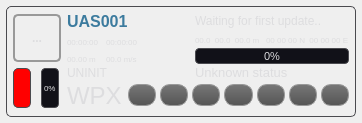
<?xml version="1.0" encoding="UTF-8"?>
<ui version="4.0">
 <class>UASView</class>
 <widget class="QWidget" name="UASView">
  <property name="geometry">
   <rect>
    <x>0</x>
    <y>0</y>
    <width>362</width>
    <height>116</height>
   </rect>
  </property>
  <property name="sizePolicy">
   <sizepolicy hsizetype="Maximum" vsizetype="Fixed">
    <horstretch>0</horstretch>
    <verstretch>0</verstretch>
   </sizepolicy>
  </property>
  <property name="minimumSize">
   <size>
    <width>0</width>
    <height>0</height>
   </size>
  </property>
  <property name="windowTitle">
   <string>Form</string>
  </property>
  <property name="styleSheet">
   <string>QWidget#colorIcon {}

QWidget {
background-color: none;
color: #DDDDDF;
border-color: #EEEEEE;
background-clip: margin;
}

QLabel#nameLabel {
	font: bold 16px;
	color: #3C7B9E;
}

QLabel#modeLabel {
	font: 12px;
}

QLabel#stateLabel {
	font: 12px;
}

QLabel#gpsLabel {
	font: 8px;
}

QLabel#positionLabel {
	font: 8px;
}

QLabel#timeElapsedLabel {
	font: 8px;
}

QLabel#groundDistanceLabel {
	font: 8px;
}

QLabel#speedLabel {
	font: 8px;
}

QLabel#timeRemainingLabel {
	font: 8px;
}

QLabel#waypointLabel {
	font: 24px;
}

QGroupBox {
	border: 1px solid #4A4A4F;
	border-radius: 5px;
	padding: 0px 0px 0px 0px;
	margin: 0px;
}

 QGroupBox::title {
     subcontrol-origin: margin;
     subcontrol-position: top center; /* position at the top center */
     margin: 0 3px 0px 3px;
     padding: 0 3px 0px 0px;
     font: bold 8px;
 }

QGroupBox#heartbeatIcon {
	background-color: red;
}

QToolButton {
	font-weight: bold;
	font-size: 12px;
	border: 1px solid #999999;
	border-radius: 5px;
	min-width:44px;
	max-width: 44px;
	min-height: 44px;
	max-height: 44px;
	padding: 0px;
	background-color: none;
}

QToolButton#typeButton {
	font-weight: bold;
	font-size: 12px;
	border: 2px solid #999999;
	border-radius: 5px;
	min-width:44px;
	max-width: 44px;
	min-height: 44px;
	max-height: 44px;
	padding: 0px;
	background-color: none;
}

QPushButton {
	font-weight: bold;
	font-size: 12px;
	border: 1px solid #999999;
	border-radius: 10px;
	min-width:12px;
	max-width: 40px;
	min-height: 16px;
	max-height: 16px;
	padding: 2px;
	background-color: qlineargradient(x1: 0, y1: 0, x2: 0, y2: 1, stop: 0 #777777, stop: 1 #555555);
}

QPushButton:pressed {
	background-color: qlineargradient(x1: 0, y1: 0, x2: 0, y2: 1, stop: 0 #444444, stop: 1 #555555);
}

QPushButton#abortButton {
	background: qlineargradient(x1:0, y1:0, x2:0, y2:1,
                             stop:0 #ffee01, stop:1 #ae8f00);
}

QPushButton:pressed#abortButton {
	background: qlineargradient(x1:0, y1:0, x2:0, y2:1,
                             stop:0 #bbaa00, stop:1 #a05b00);
}

QPushButton#killButton {
	background: qlineargradient(x1:0, y1:0, x2:0, y2:1,
                             stop:0 #ffb917, stop:1 #b37300);
}

QPushButton:pressed#killButton {
	background: qlineargradient(x1:0, y1:0, x2:0, y2:1,
                             stop:0 #bb8500, stop:1 #903000);
}


QProgressBar {
	border: 1px solid #4A4A4F;
	border-radius: 4px;
	text-align: center;
	padding: 2px;
	color: #DDDDDF;
	background-color: #111118;
}

QProgressBar:horizontal {
	height: 10px;
}

QProgressBar QLabel {
	font-size: 8px;
}

QProgressBar:vertical {
	width: 12px;
}

QProgressBar::chunk {
	background-color: #656565;
}

QProgressBar::chunk#batteryBar {
	background-color: green;
}

QProgressBar::chunk#speedBar {
	background-color: yellow;
}

QProgressBar::chunk#thrustBar {
	background-color: orange;
}</string>
  </property>
  <layout class="QHBoxLayout" name="horizontalLayout_2">
   <property name="margin">
    <number>6</number>
   </property>
   <item>
    <widget class="QGroupBox" name="groupBox">
     <property name="sizePolicy">
      <sizepolicy hsizetype="Maximum" vsizetype="Fixed">
       <horstretch>0</horstretch>
       <verstretch>0</verstretch>
      </sizepolicy>
     </property>
     <property name="minimumSize">
      <size>
       <width>350</width>
       <height>0</height>
      </size>
     </property>
     <property name="title">
      <string/>
     </property>
     <layout class="QGridLayout" name="gridLayout">
      <property name="horizontalSpacing">
       <number>6</number>
      </property>
      <property name="verticalSpacing">
       <number>2</number>
      </property>
      <property name="margin">
       <number>6</number>
      </property>
      <item row="0" column="0" rowspan="5" colspan="2">
       <widget class="QToolButton" name="typeButton">
        <property name="minimumSize">
         <size>
          <width>48</width>
          <height>48</height>
         </size>
        </property>
        <property name="maximumSize">
         <size>
          <width>48</width>
          <height>48</height>
         </size>
        </property>
        <property name="baseSize">
         <size>
          <width>30</width>
          <height>30</height>
         </size>
        </property>
        <property name="text">
         <string>...</string>
        </property>
        <property name="icon">
         <iconset resource="../../mavground.qrc">
          <normaloff>:/images/mavs/unknown.svg</normaloff>:/images/mavs/unknown.svg</iconset>
        </property>
        <property name="iconSize">
         <size>
          <width>42</width>
          <height>42</height>
         </size>
        </property>
       </widget>
      </item>
      <item row="0" column="2" rowspan="8">
       <spacer name="horizontalSpacer_2">
        <property name="orientation">
         <enum>Qt::Horizontal</enum>
        </property>
        <property name="sizeHint" stdset="0">
         <size>
          <width>6</width>
          <height>88</height>
         </size>
        </property>
       </spacer>
      </item>
      <item row="0" column="3" colspan="3">
       <widget class="QLabel" name="nameLabel">
        <property name="maximumSize">
         <size>
          <width>16777215</width>
          <height>16</height>
         </size>
        </property>
        <property name="font">
         <font>
          <pointsize>-1</pointsize>
          <weight>75</weight>
          <italic>false</italic>
          <bold>true</bold>
         </font>
        </property>
        <property name="text">
         <string>UAS001</string>
        </property>
       </widget>
      </item>
      <item row="0" column="6" colspan="2">
       <widget class="QLabel" name="modeLabel">
        <property name="maximumSize">
         <size>
          <width>16777215</width>
          <height>16</height>
         </size>
        </property>
        <property name="font">
         <font>
          <pointsize>-1</pointsize>
          <weight>50</weight>
          <italic>false</italic>
          <bold>false</bold>
         </font>
        </property>
        <property name="text">
         <string>Waiting for first update..</string>
        </property>
       </widget>
      </item>
      <item row="1" column="3" rowspan="3">
       <widget class="QLabel" name="timeRemainingLabel">
        <property name="font">
         <font>
          <pointsize>-1</pointsize>
          <weight>50</weight>
          <italic>false</italic>
          <bold>false</bold>
         </font>
        </property>
        <property name="text">
         <string>00:00:00</string>
        </property>
       </widget>
      </item>
      <item row="1" column="4" rowspan="3" colspan="2">
       <widget class="QLabel" name="timeElapsedLabel">
        <property name="font">
         <font>
          <pointsize>-1</pointsize>
          <weight>50</weight>
          <italic>false</italic>
          <bold>false</bold>
         </font>
        </property>
        <property name="text">
         <string>00:00:00</string>
        </property>
       </widget>
      </item>
      <item row="3" column="6" rowspan="2" colspan="2">
       <widget class="QProgressBar" name="thrustBar">
        <property name="font">
         <font>
          <pointsize>8</pointsize>
         </font>
        </property>
        <property name="value">
         <number>0</number>
        </property>
       </widget>
      </item>
      <item row="4" column="3">
       <widget class="QLabel" name="groundDistanceLabel">
        <property name="font">
         <font>
          <pointsize>-1</pointsize>
          <weight>50</weight>
          <italic>false</italic>
          <bold>false</bold>
         </font>
        </property>
        <property name="text">
         <string>00.00 m</string>
        </property>
       </widget>
      </item>
      <item row="4" column="4" colspan="2">
       <widget class="QLabel" name="speedLabel">
        <property name="font">
         <font>
          <pointsize>-1</pointsize>
          <weight>50</weight>
          <italic>false</italic>
          <bold>false</bold>
         </font>
        </property>
        <property name="text">
         <string>00.0 m/s</string>
        </property>
       </widget>
      </item>
      <item row="5" column="0" rowspan="3">
       <widget class="QGroupBox" name="heartbeatIcon">
        <property name="sizePolicy">
         <sizepolicy hsizetype="Fixed" vsizetype="Preferred">
          <horstretch>0</horstretch>
          <verstretch>0</verstretch>
         </sizepolicy>
        </property>
        <property name="minimumSize">
         <size>
          <width>18</width>
          <height>0</height>
         </size>
        </property>
        <property name="maximumSize">
         <size>
          <width>18</width>
          <height>40</height>
         </size>
        </property>
        <property name="title">
         <string/>
        </property>
       </widget>
      </item>
      <item row="5" column="1" rowspan="3">
       <widget class="QProgressBar" name="batteryBar">
        <property name="minimumSize">
         <size>
          <width>18</width>
          <height>0</height>
         </size>
        </property>
        <property name="maximumSize">
         <size>
          <width>18</width>
          <height>40</height>
         </size>
        </property>
        <property name="font">
         <font>
          <pointsize>6</pointsize>
         </font>
        </property>
        <property name="value">
         <number>0</number>
        </property>
        <property name="orientation">
         <enum>Qt::Vertical</enum>
        </property>
       </widget>
      </item>
      <item row="5" column="3" rowspan="2" colspan="2">
       <widget class="QLabel" name="stateLabel">
        <property name="font">
         <font>
          <pointsize>-1</pointsize>
          <weight>50</weight>
          <italic>false</italic>
          <bold>false</bold>
         </font>
        </property>
        <property name="text">
         <string>UNINIT</string>
        </property>
       </widget>
      </item>
      <item row="7" column="3" colspan="2">
       <widget class="QLabel" name="waypointLabel">
        <property name="font">
         <font>
          <pointsize>-1</pointsize>
          <weight>50</weight>
          <italic>false</italic>
          <bold>false</bold>
         </font>
        </property>
        <property name="text">
         <string>WPX</string>
        </property>
        <property name="alignment">
         <set>Qt::AlignLeading|Qt::AlignLeft|Qt::AlignTop</set>
        </property>
       </widget>
      </item>
      <item row="2" column="6">
       <widget class="QLabel" name="positionLabel">
        <property name="minimumSize">
         <size>
          <width>0</width>
          <height>12</height>
         </size>
        </property>
        <property name="maximumSize">
         <size>
          <width>16777215</width>
          <height>12</height>
         </size>
        </property>
        <property name="font">
         <font>
          <pointsize>-1</pointsize>
          <weight>50</weight>
          <italic>false</italic>
          <bold>false</bold>
         </font>
        </property>
        <property name="text">
         <string>00.0  00.0  00.0 m</string>
        </property>
       </widget>
      </item>
      <item row="2" column="7">
       <widget class="QLabel" name="gpsLabel">
        <property name="minimumSize">
         <size>
          <width>0</width>
          <height>12</height>
         </size>
        </property>
        <property name="maximumSize">
         <size>
          <width>16777215</width>
          <height>12</height>
         </size>
        </property>
        <property name="font">
         <font>
          <pointsize>-1</pointsize>
          <weight>50</weight>
          <italic>false</italic>
          <bold>false</bold>
         </font>
        </property>
        <property name="text">
         <string>00 00 00 N  00 00 00 E</string>
        </property>
       </widget>
      </item>
      <item row="5" column="6" colspan="2">
       <widget class="QLabel" name="statusTextLabel">
        <property name="maximumSize">
         <size>
          <width>16777215</width>
          <height>12</height>
         </size>
        </property>
        <property name="font">
         <font>
          <pointsize>10</pointsize>
         </font>
        </property>
        <property name="text">
         <string>Unknown status</string>
        </property>
       </widget>
      </item>
      <item row="6" column="5" rowspan="2" colspan="3">
       <layout class="QHBoxLayout" name="horizontalLayout">
        <property name="spacing">
         <number>4</number>
        </property>
        <property name="sizeConstraint">
         <enum>QLayout::SetMinimumSize</enum>
        </property>
        <item>
         <widget class="QPushButton" name="liftoffButton">
          <property name="minimumSize">
           <size>
            <width>18</width>
            <height>22</height>
           </size>
          </property>
          <property name="text">
           <string/>
          </property>
          <property name="icon">
           <iconset resource="../../mavground.qrc">
            <normaloff>:/images/control/launch.svg</normaloff>:/images/control/launch.svg</iconset>
          </property>
         </widget>
        </item>
        <item>
         <widget class="QPushButton" name="haltButton">
          <property name="minimumSize">
           <size>
            <width>18</width>
            <height>22</height>
           </size>
          </property>
          <property name="text">
           <string/>
          </property>
          <property name="icon">
           <iconset resource="../../mavground.qrc">
            <normaloff>:/images/actions/media-playback-pause.svg</normaloff>:/images/actions/media-playback-pause.svg</iconset>
          </property>
         </widget>
        </item>
        <item>
         <widget class="QPushButton" name="continueButton">
          <property name="minimumSize">
           <size>
            <width>18</width>
            <height>22</height>
           </size>
          </property>
          <property name="text">
           <string/>
          </property>
          <property name="icon">
           <iconset resource="../../mavground.qrc">
            <normaloff>:/images/actions/media-playback-start.svg</normaloff>:/images/actions/media-playback-start.svg</iconset>
          </property>
         </widget>
        </item>
        <item>
         <widget class="QPushButton" name="landButton">
          <property name="minimumSize">
           <size>
            <width>18</width>
            <height>22</height>
           </size>
          </property>
          <property name="text">
           <string/>
          </property>
          <property name="icon">
           <iconset resource="../../mavground.qrc">
            <normaloff>:/images/control/land.svg</normaloff>:/images/control/land.svg</iconset>
          </property>
         </widget>
        </item>
        <item>
         <widget class="QPushButton" name="shutdownButton">
          <property name="text">
           <string/>
          </property>
          <property name="icon">
           <iconset resource="../../mavground.qrc">
            <normaloff>:/images/actions/system-log-out.svg</normaloff>:/images/actions/system-log-out.svg</iconset>
          </property>
         </widget>
        </item>
        <item>
         <widget class="QPushButton" name="abortButton">
          <property name="minimumSize">
           <size>
            <width>18</width>
            <height>22</height>
           </size>
          </property>
          <property name="text">
           <string/>
          </property>
          <property name="icon">
           <iconset resource="../../mavground.qrc">
            <normaloff>:/images/actions/media-playback-stop.svg</normaloff>:/images/actions/media-playback-stop.svg</iconset>
          </property>
         </widget>
        </item>
        <item>
         <widget class="QPushButton" name="killButton">
          <property name="minimumSize">
           <size>
            <width>18</width>
            <height>22</height>
           </size>
          </property>
          <property name="text">
           <string/>
          </property>
          <property name="icon">
           <iconset resource="../../mavground.qrc">
            <normaloff>:/images/actions/process-stop.svg</normaloff>:/images/actions/process-stop.svg</iconset>
          </property>
         </widget>
        </item>
       </layout>
      </item>
     </layout>
    </widget>
   </item>
  </layout>
 </widget>
 <resources>
  <include location="../../mavground.qrc"/>
 </resources>
 <connections/>
</ui>
